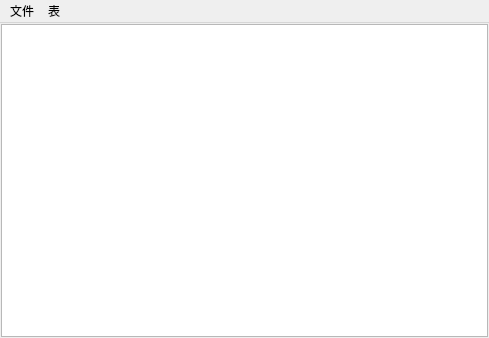
<?xml version="1.0" encoding="UTF-8"?>
<ui version="4.0">
 <class>MainWindow</class>
 <widget class="QMainWindow" name="MainWindow">
  <property name="geometry">
   <rect>
    <x>0</x>
    <y>0</y>
    <width>489</width>
    <height>338</height>
   </rect>
  </property>
  <property name="windowTitle">
   <string>MainWindow</string>
  </property>
  <widget class="QWidget" name="centralWidget">
   <layout class="QVBoxLayout" name="verticalLayout">
    <property name="spacing">
     <number>1</number>
    </property>
    <property name="leftMargin">
     <number>1</number>
    </property>
    <property name="topMargin">
     <number>1</number>
    </property>
    <property name="rightMargin">
     <number>1</number>
    </property>
    <property name="bottomMargin">
     <number>1</number>
    </property>
    <item>
     <widget class="QTableView" name="tableView"/>
    </item>
   </layout>
  </widget>
  <widget class="QMenuBar" name="menuBar">
   <property name="geometry">
    <rect>
     <x>0</x>
     <y>0</y>
     <width>489</width>
     <height>19</height>
    </rect>
   </property>
   <widget class="QMenu" name="menu_file">
    <property name="title">
     <string>文件</string>
    </property>
    <addaction name="action_open"/>
    <addaction name="action_write"/>
   </widget>
   <widget class="QMenu" name="menu_table">
    <property name="title">
     <string>表</string>
    </property>
   </widget>
   <addaction name="menu_file"/>
   <addaction name="menu_table"/>
  </widget>
  <action name="action_open">
   <property name="text">
    <string>打开</string>
   </property>
  </action>
  <action name="action_write">
   <property name="text">
    <string>写入</string>
   </property>
  </action>
 </widget>
 <layoutdefault spacing="6" margin="11"/>
 <resources/>
 <connections/>
</ui>
